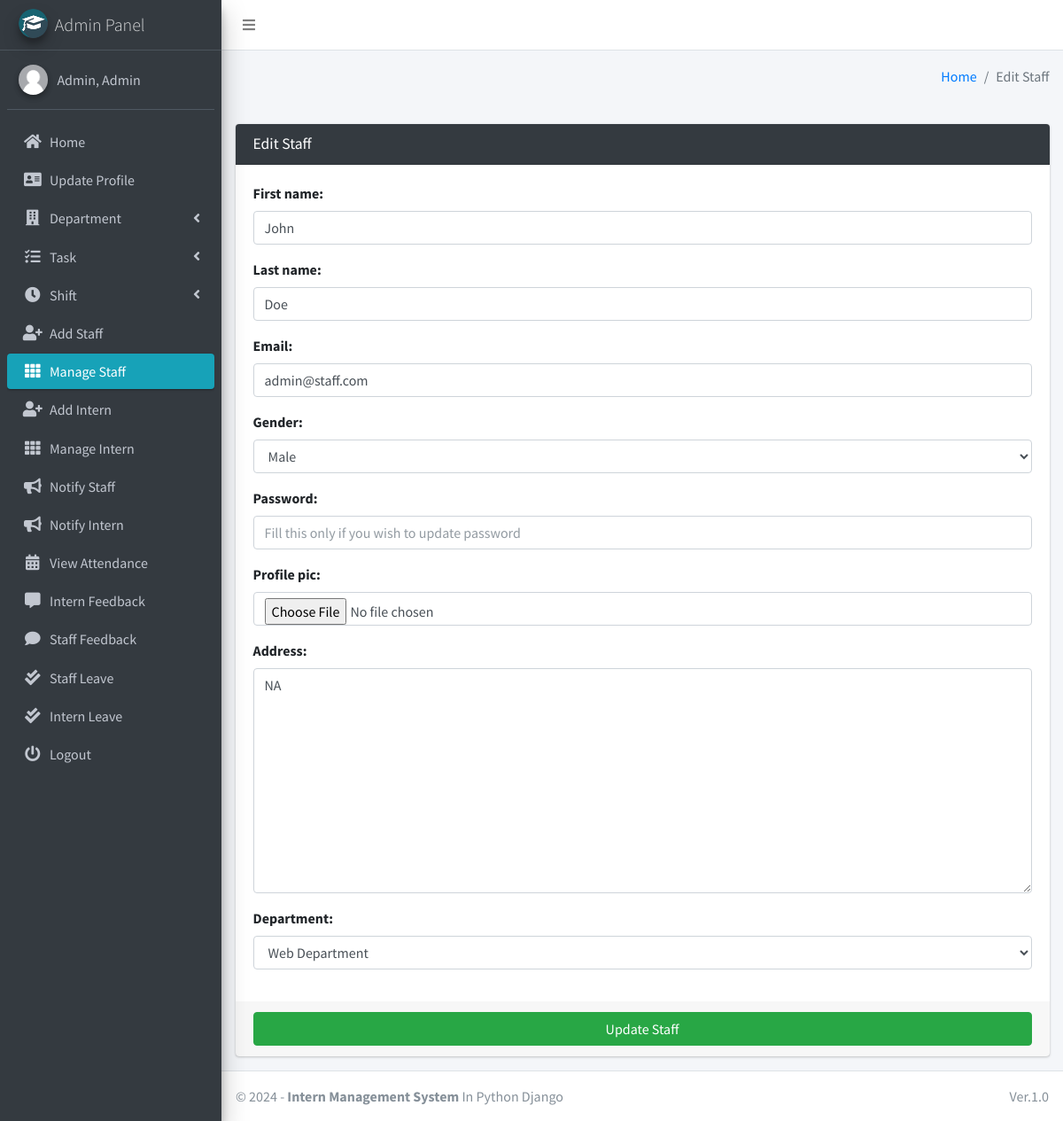
Page /staff/edit/1 (signed in) on the committed database.
### main_app/models.py (models this page shows, shortened)
class CustomUser(AbstractUser):
    USER_TYPE = ((1, "HOD"), (2, "Staff"), (3, "Intern"))
    GENDER = [("M", "Male"), ("F", "Female")]
    username = None  # Removed username, using email instead
    email = models.EmailField(unique=True)
    user_type = models.CharField(default=1, choices=USER_TYPE, max_length=1)
    gender = models.CharField(max_length=1, choices=GENDER)
    profile_pic = models.ImageField()
    address = models.TextField()
    fcm_token = models.TextField(default="")  # For firebase notifications
    created_at = models.DateTimeField(auto_now_add=True)
    updated_at = models.DateTimeField(auto_now=True)
    USERNAME_FIELD = "email"
    REQUIRED_FIELDS = []
    objects = CustomUserManager()
    def __str__(self):
        return self.last_name + ", " + self.first_name

class Staff(models.Model):
    department = models.ForeignKey(Department, on_delete=models.DO_NOTHING, null=True, blank=False)
    admin = models.OneToOneField(CustomUser, on_delete=models.CASCADE)

### main_app/hod_views.py (the view)
# urls.py: path("staff/edit/<int:staff_id>", hod_views.edit_staff, name='edit_staff'),
def edit_staff(request, staff_id):
    staff = get_object_or_404(Staff, id=staff_id)
    form = StaffForm(request.POST or None, instance=staff)
    context = {
        'form': form,
        'staff_id': staff_id,
        'page_title': 'Edit Staff'
    }
    if request.method == 'POST':
        if form.is_valid():
            first_name = form.cleaned_data.get('first_name')
            last_name = form.cleaned_data.get('last_name')
            address = form.cleaned_data.get('address')
            username = form.cleaned_data.get('username')
            email = form.cleaned_data.get('email')
            gender = form.cleaned_data.get('gender')
            password = form.cleaned_data.get('password') or None
            department = form.cleaned_data.get('department')
            passport = request.FILES.get('profile_pic') or None
            try:
                user = CustomUser.objects.get(id=staff.admin.id)
                user.username = username
                user.email = email
                if password != None:
                    user.set_password(password)
                if passport != None:
                    fs = FileSystemStorage()
                    filename = fs.save(passport.name, passport)
                    passport_url = fs.url(filename)
                    user.profile_pic = passport_url
                user.first_name = first_name
                user.last_name = last_name
                user.gender = gender
                user.address = address
                staff.department = department
                user.save()
                staff.save()
                messages.success(request, "Successfully Updated")
                return redirect(reverse('edit_staff', args=[staff_id]))
            except Exception as e:
                messages.error(request, "Could Not Update " + str(e))
        else:
            messages.error(request, "Please fil form properly")
    else:
        user = CustomUser.objects.get(id=staff_id)
        staff = Staff.objects.get(id=user.id)
        return render(request, "hod_template/edit_staff_template.html", context)

### main_app/forms.py
class StaffForm(CustomUserForm):
    def __init__(self, *args, **kwargs):
        super(StaffForm, self).__init__(*args, **kwargs)
    class Meta(CustomUserForm.Meta):
        model = Staff
        fields = CustomUserForm.Meta.fields + \
            ['department' ]

### main_app/models.py (called while the page is built)
    def __str__(self):
        return self.name

### main_app/templates/hod_template/edit_staff_template.html (shortened to what this page needs)
{% extends 'main_app/base.html' %}
{% load static %}
{% block content %}
<section class="content">
    <div class="container-fluid">
        <div class="row">
            <div class="col-md-12">
                <div class="card card-dark">
                    <div class="card-header">
                        <h3 class="card-title">{{page_title}}</h3>
                    </div>
                    {% include "main_app/form_template.html" with messages=messages  form=form button_text="Update Staff"%}
                </div>
            </div>
        </div>
    </div>
</section>
{% endblock content %}

### main_app/templates/main_app/sidebar_template.html (shortened to what this page needs)
{% load static %}
<aside class="main-sidebar sidebar-dark-info elevation-4">
    {% if request.user.user_type == '1' %}
    <a href="{% url 'admin_home' %}" class="brand-link">
        <img src="{% static 'dist/img/cmsl.png' %} " alt="AdminLTE Logo"
            class="brand-image img-circle elevation-3" >
        <span class="brand-text font-weight-light">Admin Panel</span>
    </a>
    <div class="sidebar">
        <div class="user-panel mt-3 pb-3 mb-3 d-flex">
            <div class="image">
                <img src="{{ request.user.profile_pic}}" class="img-circle elevation-2" alt="User Image">
            </div>
            <div class="info">
                <a href="#" class="d-block">{{user}}</a>
            </div>
        </div>
        <nav class="mt-2">
            <ul class="nav nav-pills nav-sidebar flex-column" data-widget="treeview" role="menu" data-accordion="false">
                <li class="nav-item">
                    {% url 'admin_home' as admin_home %}
                    <a href="{{admin_home}}" class="nav-link {% if admin_home == request.path %} active {% endif %}">
                        <i class="nav-icon fas fa-home"></i>
                        <p>
                            Home
                        </p>
                    </a>
                </li>
                <li class="nav-item">
                    {% url 'admin_view_profile' as admin_view_profile %}
                    <a href="{{admin_view_profile}}"
                        class="nav-link {% if admin_view_profile == request.path %} active {% endif %}">
                        <i class="nav-icon fas fa-address-card"></i>
                        <p>
                            Update Profile
                        </p>
                    </a>
                </li>
                <li class="nav-item has-treeview">
                    <a href="#" class="nav-link">
                        <i class="nav-icon fas fa-building"></i>
                        <p>
                            Department
                            <i class="fas fa-angle-left right"></i>
                        </p>
                    </a>
                </li>
                <li class="nav-item has-treeview">
                    <a href="#" class="nav-link">
                        <i class="nav-icon fas fa-tasks"></i>
                        <p>
                            Task
                            <i class="fas fa-angle-left right"></i>
                        </p>
                    </a>
                </li>
                <li class="nav-item has-treeview">
                    <a href="#" class="nav-link">
                        <i class="nav-icon fas fa-clock"></i>
                        <p>
                            Shift
                            <i class="fas fa-angle-left right"></i>
                        </p>
                    </a>
                </li>
                <li class="nav-item">
                    {% url 'add_staff' as add_staff %}
                    <a href="{{add_staff}}" class="nav-link {% if add_staff == request.path %} active {% endif %}">
                        <i class="nav-icon fas fa-user-plus"></i>
                        <p>
                            Add Staff
                        </p>
                    </a>
                </li>
                <li class="nav-item">
                    {% url 'manage_staff' as manage_staff %}
                    {% url 'edit_staff' staff_id as edit_staff %}
                    <a href="{{manage_staff}}"
                        class="nav-link {% if manage_staff == request.path or request.path == edit_staff %} active {% endif %}">
                        <i class="nav-icon fas fa-th"></i>
                        <p>
                            Manage Staff
                        </p>
                    </a>
                </li>
                <li class="nav-item">
                    {% url 'add_intern' as add_intern%}
                    <a href="{{add_intern}}" class="nav-link  {% if add_intern == request.path %} active {% endif %}">
                        <i class="nav-icon fas fa-user-plus"></i>
                        <p>
                            Add Intern
                        </p>
                    </a>
                </li>
                <li class="nav-item">
                    {% url 'manage_intern' as manage_intern %}
                    {% url 'edit_intern' intern_id as edit_intern %}
                    <a href="{{manage_intern}}"
                        class="nav-link  {% if edit_intern == request.path or manage_intern == request.path %} active {% endif %}">
                        <i class="nav-icon fas fa-th"></i>
                        <p>
                            Manage Intern
                        </p>
                    </a>
                </li>
                <li class="nav-item">
                    {% url 'admin_notify_staff' as admin_notify_staff %}
                    <a href="{{admin_notify_staff}}"
                        class="nav-link {% if admin_notify_staff == request.path %} active {% endif %}">
                        <i class="nav-icon fas fa-bullhorn"></i>
                        <p>
                            Notify Staff
                        </p>
                    </a>
                </li>
                <li class="nav-item">
                    {% url 'admin_notify_intern' as admin_notify_intern %}
                    <a href="{{admin_notify_intern}}"
                        class="nav-link {% if admin_notify_intern == request.path %} active {% endif %}">
                        <i class="nav-icon fas fa-bullhorn"></i>
                        <p>
                            Notify Intern
                        </p>
                    </a>
                </li>
                <li class="nav-item">
                    {% url 'admin_view_attendance' as admin_view_attendance %}
                <li class="nav-item">
                    <a href="{{admin_view_attendance}}"
                        class="nav-link  {% if admin_view_attendance == request.path %} active {% endif %}">
                        <i class="nav-icon fas fa-calendar-alt"></i>
                        <p>
                            View Attendance
                        </p>
                    </a>
                </li>
                <li class="nav-item">
                    {% url 'intern_feedback_message' as intern_feedback_message %}
                    <a href="{{ intern_feedback_message }}"
                        class="nav-link  {% if intern_feedback_message == request.path %} active {% endif %}">
                        <i class="nav-icon fas fa-comment-alt"></i>
                        <p>
                            Intern Feedback
                        </p>
                    </a>
                </li>
                <li class="nav-item">
                    {% url 'staff_feedback_message' as staff_feedback_message %}
                    <a href="{{staff_feedback_message}}"
                        class="nav-link   {% if staff_feedback_message == request.path %} active {% endif %}">
                        <i class="nav-icon fas fa-comment"></i>
                        <p>
                            Staff Feedback
                        </p>
                    </a>
                </li>
                <li class="nav-item">
                    {% url 'view_staff_leave' as view_staff_leave %}
                    <a href="{{view_staff_leave}}"
                        class="nav-link  {% if view_staff_leave == request.path %} active {% endif %}">
                        <i class="nav-icon fas fa-check-double"></i>
                        <p>
                            Staff Leave
                        </p>
                    </a>
                </li>
                <li class="nav-item">
                    {% url 'view_intern_leave' as view_intern_leave %}
                    <a href="{% url 'view_intern_leave' %}"
                        class="nav-link  {% if view_intern_leave == request.path %} active {% endif %}">
                        <i class="nav-icon fas fa-check-double"></i>
                        <p>
                            Intern Leave
                        </p>
                    </a>
                </li>
                                        {% endif %}
                                        <li class="nav-item">
                                            <a href="{% url 'user_logout' %}"
                                                onclick="return confirm('Your shift would be terminated.\n\nProceed?')"
                                                class="nav-link">
                                                <i class="nav-icon fas fa-power-off"></i>
                                                <p>
                                                    Logout
                                                </p>
                                            </a>
                                        </li>
                                    </ul>
                                </nav>
                            </div>
</aside>

### main_app/templates/main_app/form_template.html (shortened to what this page needs)
<form role="form" method="POST" enctype="multipart/form-data">
    <div class="card-body">
        {% for field in form  %}
        <div class="form-group">
            {{field.label_tag}}
            {{field}}
        </div>
        {% endfor %}
    </div>
    <div class="card-footer">
        <button type="submit" class="btn btn-success btn-block">
            {% if button_text %}
            {{button_text}}
            {% else %}
            Submit
            {% endif %}
        </button>
    </div>
</form>

### rows in the picture
CustomUser: user.profile_pic (placeholder picture), last_name+first_name "Admin, Admin"
Staff: form "Web Department"

### other values in the picture
{{ page_title }} "Edit Staff"
{{ field.label_tag }} "First name:" "Last name:" "Email:" "Gender:" "Password:" "Profile pic:" "Address:" "Department:"
{{ button_text }} "Update Staff"
